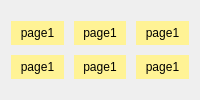
                                      <widget class="QWidget" name="page_6">
                                       <layout class="QHBoxLayout" name="horizontalLayout_36">
                                        <item>
                                         <layout class="QGridLayout" name="gridLayout_10">
                                          <property name="leftMargin">
                                           <number>0</number>
                                          </property>
                                          <property name="topMargin">
                                           <number>10</number>
                                          </property>
                                          <property name="rightMargin">
                                           <number>0</number>
                                          </property>
                                          <property name="bottomMargin">
                                           <number>10</number>
                                          </property>
                                          <property name="spacing">
                                           <number>10</number>
                                          </property>
                                          <item row="1" column="1">
                                           <widget class="QLabel" name="label_105">
                                            <property name="maximumSize">
                                             <size>
                                              <width>120</width>
                                              <height>120</height>
                                             </size>
                                            </property>
                                            <property name="styleSheet">
                                             <string notr="true">*{background: rgb(255, 243, 149)
}</string>
                                            </property>
                                            <property name="text">
                                             <string>page1</string>
                                            </property>
                                            <property name="alignment">
                                             <set>Qt::AlignCenter</set>
                                            </property>
                                           </widget>
                                          </item>
                                          <item row="0" column="1">
                                           <widget class="QLabel" name="label_100">
                                            <property name="maximumSize">
                                             <size>
                                              <width>120</width>
                                              <height>120</height>
                                             </size>
                                            </property>
                                            <property name="styleSheet">
                                             <string notr="true">*{background: rgb(255, 243, 149)
}</string>
                                            </property>
                                            <property name="text">
                                             <string>page1</string>
                                            </property>
                                            <property name="alignment">
                                             <set>Qt::AlignCenter</set>
                                            </property>
                                           </widget>
                                          </item>
                                          <item row="1" column="0">
                                           <widget class="QLabel" name="label_103">
                                            <property name="maximumSize">
                                             <size>
                                              <width>120</width>
                                              <height>120</height>
                                             </size>
                                            </property>
                                            <property name="styleSheet">
                                             <string notr="true">*{background: rgb(255, 243, 149)
}</string>
                                            </property>
                                            <property name="text">
                                             <string>page1</string>
                                            </property>
                                            <property name="alignment">
                                             <set>Qt::AlignCenter</set>
                                            </property>
                                           </widget>
                                          </item>
                                          <item row="0" column="0">
                                           <widget class="QLabel" name="label_101">
                                            <property name="maximumSize">
                                             <size>
                                              <width>120</width>
                                              <height>120</height>
                                             </size>
                                            </property>
                                            <property name="styleSheet">
                                             <string notr="true">*{background: rgb(255, 243, 149)
}</string>
                                            </property>
                                            <property name="text">
                                             <string>page1</string>
                                            </property>
                                            <property name="alignment">
                                             <set>Qt::AlignCenter</set>
                                            </property>
                                           </widget>
                                          </item>
                                          <item row="0" column="2">
                                           <widget class="QLabel" name="label_102">
                                            <property name="maximumSize">
                                             <size>
                                              <width>120</width>
                                              <height>120</height>
                                             </size>
                                            </property>
                                            <property name="styleSheet">
                                             <string notr="true">*{background: rgb(255, 243, 149)
}</string>
                                            </property>
                                            <property name="text">
                                             <string>page1</string>
                                            </property>
                                            <property name="alignment">
                                             <set>Qt::AlignCenter</set>
                                            </property>
                                           </widget>
                                          </item>
                                          <item row="1" column="2">
                                           <widget class="QLabel" name="label_104">
                                            <property name="maximumSize">
                                             <size>
                                              <width>120</width>
                                              <height>120</height>
                                             </size>
                                            </property>
                                            <property name="styleSheet">
                                             <string notr="true">*{background: rgb(255, 243, 149)
}</string>
                                            </property>
                                            <property name="text">
                                             <string>page1</string>
                                            </property>
                                            <property name="alignment">
                                             <set>Qt::AlignCenter</set>
                                            </property>
                                           </widget>
                                          </item>
                                         </layout>
                                        </item>
                                       </layout>
                                      </widget>
